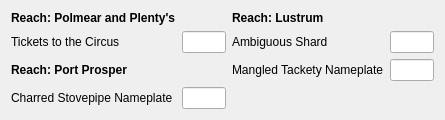
          <widget class="QWidget" name="page_9">
           <property name="geometry">
            <rect>
             <x>0</x>
             <y>0</y>
             <width>445</width>
             <height>109</height>
            </rect>
           </property>
           <attribute name="label">
            <string>Reach: Miscellaneous</string>
           </attribute>
           <layout class="QGridLayout" name="gridLayout_12">
            <item row="0" column="0">
             <widget class="QLabel" name="label_53">
              <property name="text">
               <string>&lt;html&gt;&lt;head/&gt;&lt;body&gt;&lt;p&gt;&lt;span style=&quot; font-weight:600;&quot;&gt;Reach: Polmear and Plenty's&lt;/span&gt;&lt;/p&gt;&lt;/body&gt;&lt;/html&gt;</string>
              </property>
             </widget>
            </item>
            <item row="1" column="0">
             <widget class="QLabel" name="label_54">
              <property name="text">
               <string>Tickets to the Circus</string>
              </property>
             </widget>
            </item>
            <item row="1" column="4">
             <widget class="QLineEdit" name="lineEdit_Poss_ReachMisc_Shard"/>
            </item>
            <item row="1" column="1">
             <widget class="QLineEdit" name="lineEdit_Poss_ReachMisc_Circus"/>
            </item>
            <item row="1" column="3">
             <widget class="QLabel" name="label_55">
              <property name="text">
               <string>Ambiguous Shard</string>
              </property>
             </widget>
            </item>
            <item row="0" column="3">
             <widget class="QLabel" name="label_56">
              <property name="text">
               <string>&lt;html&gt;&lt;head/&gt;&lt;body&gt;&lt;p&gt;&lt;span style=&quot; font-weight:600;&quot;&gt;Reach: Lustrum&lt;/span&gt;&lt;/p&gt;&lt;/body&gt;&lt;/html&gt;</string>
              </property>
             </widget>
            </item>
            <item row="1" column="2">
             <spacer name="horizontalSpacer_13">
              <property name="orientation">
               <enum>Qt::Horizontal</enum>
              </property>
              <property name="sizeHint" stdset="0">
               <size>
                <width>40</width>
                <height>20</height>
               </size>
              </property>
             </spacer>
            </item>
            <item row="2" column="0">
             <widget class="QLabel" name="label_67">
              <property name="text">
               <string>&lt;html&gt;&lt;head/&gt;&lt;body&gt;&lt;p&gt;&lt;span style=&quot; font-weight:600;&quot;&gt;Reach: Port Prosper&lt;/span&gt;&lt;/p&gt;&lt;/body&gt;&lt;/html&gt;</string>
              </property>
             </widget>
            </item>
            <item row="2" column="2">
             <spacer name="horizontalSpacer_17">
              <property name="orientation">
               <enum>Qt::Horizontal</enum>
              </property>
              <property name="sizeHint" stdset="0">
               <size>
                <width>40</width>
                <height>20</height>
               </size>
              </property>
             </spacer>
            </item>
            <item row="2" column="3">
             <widget class="QLabel" name="label_68">
              <property name="text">
               <string>Mangled Tackety Nameplate</string>
              </property>
             </widget>
            </item>
            <item row="3" column="0">
             <widget class="QLabel" name="label_69">
              <property name="text">
               <string>Charred Stovepipe Nameplate</string>
              </property>
             </widget>
            </item>
            <item row="2" column="4">
             <widget class="QLineEdit" name="lineEdit_Poss_ReachMisc_TacketyPlate"/>
            </item>
            <item row="3" column="1">
             <widget class="QLineEdit" name="lineEdit_Poss_ReachMisc_StovepipePlate"/>
            </item>
           </layout>
          </widget>
